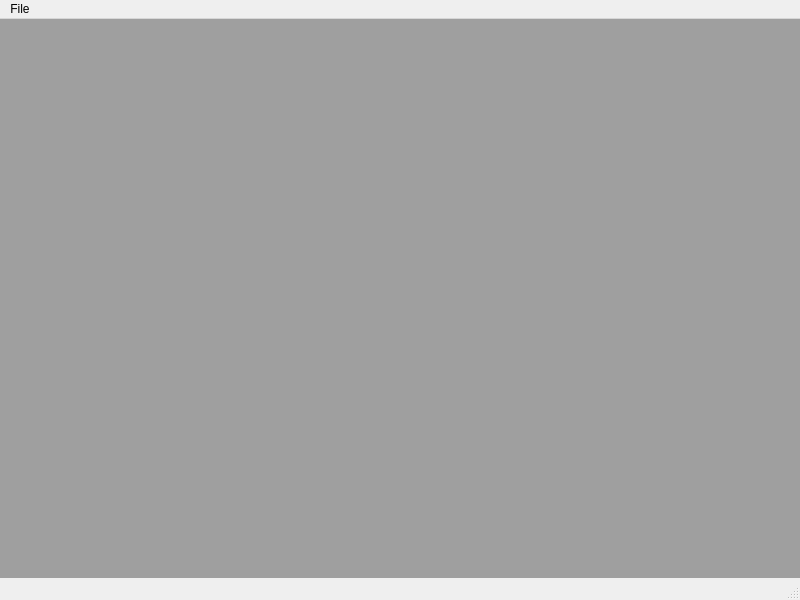
<?xml version="1.0" encoding="UTF-8"?>
<ui version="4.0">
 <class>MainWindow</class>
 <widget class="QMainWindow" name="MainWindow">
  <property name="geometry">
   <rect>
    <x>0</x>
    <y>0</y>
    <width>800</width>
    <height>600</height>
   </rect>
  </property>
  <property name="acceptDrops">
   <bool>true</bool>
  </property>
  <property name="windowTitle">
   <string>udivee</string>
  </property>
  <widget class="QWidget" name="centralwidget">
   <property name="acceptDrops">
    <bool>true</bool>
   </property>
   <layout class="QGridLayout" name="gridLayout">
    <property name="leftMargin">
     <number>0</number>
    </property>
    <property name="topMargin">
     <number>0</number>
    </property>
    <property name="rightMargin">
     <number>0</number>
    </property>
    <property name="bottomMargin">
     <number>0</number>
    </property>
    <property name="spacing">
     <number>0</number>
    </property>
    <item row="0" column="0">
     <widget class="QMdiArea" name="mdiArea">
      <property name="acceptDrops">
       <bool>true</bool>
      </property>
      <property name="viewMode">
       <enum>QMdiArea::TabbedView</enum>
      </property>
      <property name="documentMode">
       <bool>false</bool>
      </property>
      <property name="tabsClosable">
       <bool>true</bool>
      </property>
      <property name="tabsMovable">
       <bool>true</bool>
      </property>
     </widget>
    </item>
   </layout>
  </widget>
  <widget class="QMenuBar" name="menubar">
   <property name="geometry">
    <rect>
     <x>0</x>
     <y>0</y>
     <width>800</width>
     <height>21</height>
    </rect>
   </property>
   <widget class="QMenu" name="menuFile">
    <property name="title">
     <string>File</string>
    </property>
    <addaction name="actionNew"/>
    <addaction name="actionOpen"/>
    <addaction name="actionSave"/>
    <addaction name="actionClose"/>
    <addaction name="separator"/>
    <addaction name="actionExit"/>
   </widget>
   <addaction name="menuFile"/>
  </widget>
  <widget class="QStatusBar" name="statusbar"/>
  <action name="actionNew">
   <property name="text">
    <string>New...</string>
   </property>
  </action>
  <action name="actionOpen">
   <property name="text">
    <string>Open...</string>
   </property>
  </action>
  <action name="actionSave">
   <property name="text">
    <string>Save</string>
   </property>
  </action>
  <action name="actionExit">
   <property name="text">
    <string>Exit</string>
   </property>
  </action>
  <action name="actionClose">
   <property name="text">
    <string>Close</string>
   </property>
  </action>
 </widget>
 <resources/>
 <connections/>
</ui>
